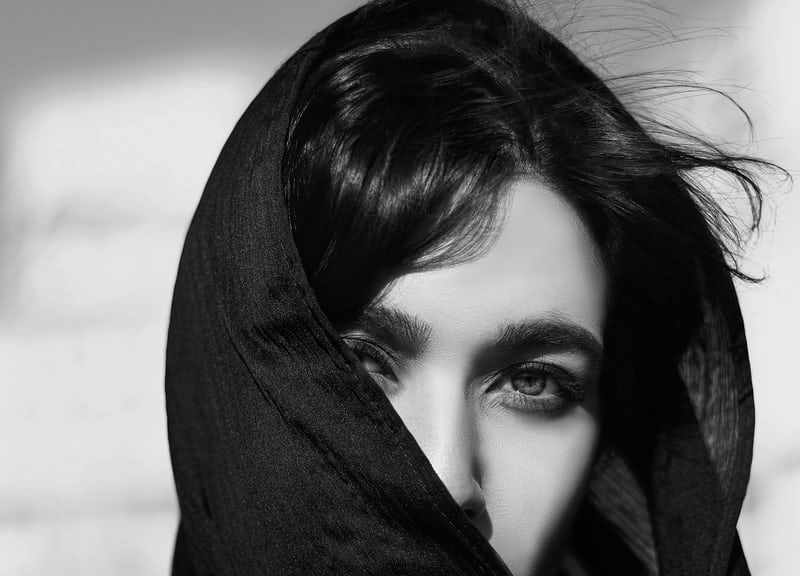
#> input picture imgs/one.jfif, 800 x 576 px
$ python basic.py
#> lines starting #> are read from the running program, lines starting #| are printed output that depends on the picture; after the words box and inside, x2 and y2 are one past the last pixel; in counts of white or black regions, pixels touching at a corner belong together
import cv2 as cv


# [8 lines of commented-out code are left out]
img=cv.imread('imgs/one.jfif')
#> img is the input picture: shape (576, 800, 3); mean B, G, R 110.8, 108.8, 107.8
# cv.imshow("First",img)
blur=cv.GaussianBlur(img,(7,7),cv.BORDER_DEFAULT)
# cv.imshow('Blur',blur)

#edge cascade
canny=cv.Canny(blur,125,175)
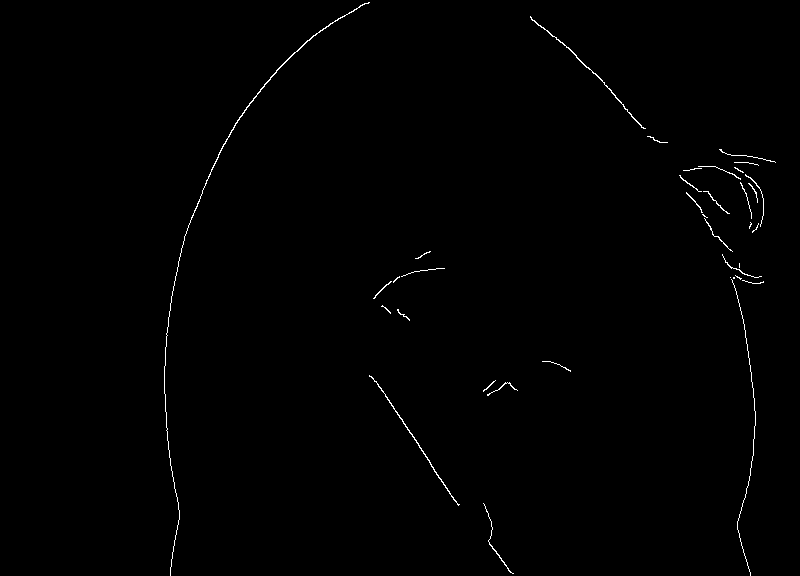
#> canny: shape (576, 800); 0.53% white in thin lines or dots, all inside (x1, y1, x2, y2) = (164, 2, 776, 576)
# cv.imshow("Canny edges",canny)

#Dilating
dilated=cv.dilate(canny,(7,7),iterations=3)
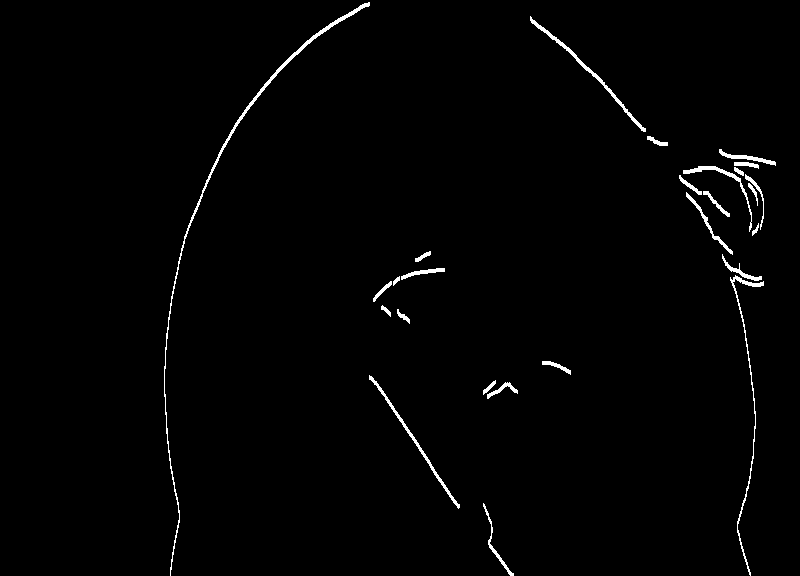
#> dilated: shape (576, 800); 1.3% white; 26 white regions, largest, box (x1, y1, x2, y2) and area: (164, 2, 370, 576) 1428, (730, 275, 764, 576) 597, (530, 16, 646, 132) 566
# cv.imshow("dilated",dilated)

#resizing images
rs=cv.resize(img,(200,200),interpolation=cv.INTER_CUBIC)
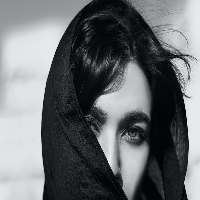
#> rs: shape (200, 200, 3); mean B, G, R 110.8, 108.8, 107.8
# cv.imshow('resized',rs)

#croping image
croped=img[50:200,200:400]
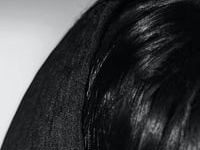
#> croped: shape (150, 200, 3); mean B, G, R 66.8, 64.8, 63.8
cv.imshow("crpd",croped)


cv.waitKey(0)
